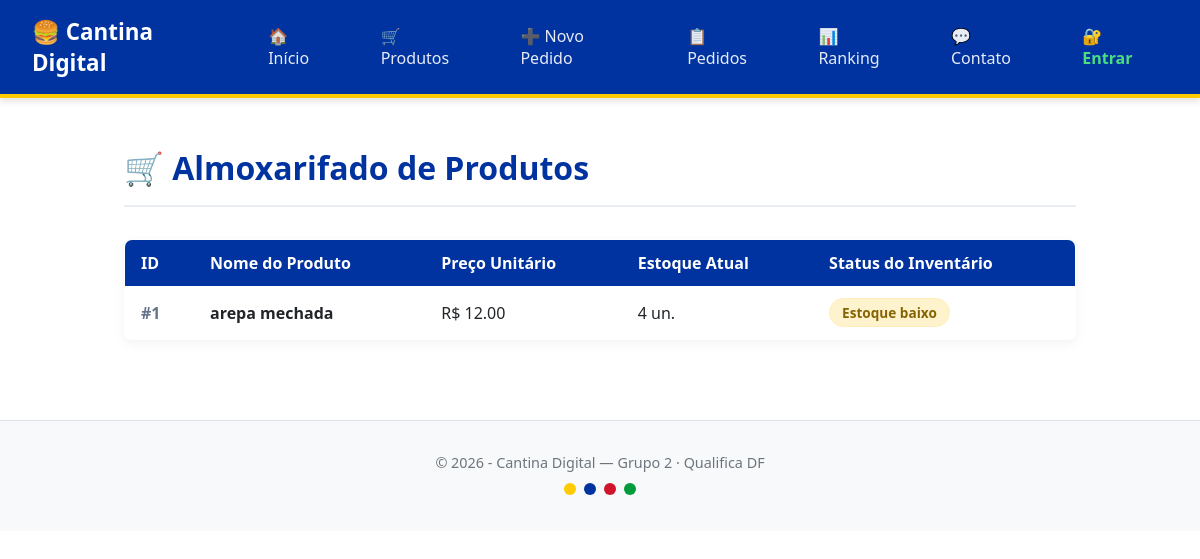
/produtos, run on the app's committed database.
### tables this page shows
CREATE TABLE produtos (
            id      INTEGER PRIMARY KEY AUTOINCREMENT,
            nome    TEXT NOT NULL,
            preco   REAL NOT NULL,
            estoque INTEGER NOT NULL DEFAULT 0
        );

### app.py (the view)
@app.route("/produtos")
def listar_produtos():
    con = conectar()
    cur = con.cursor()
    produtos = cur.execute(
        "SELECT * FROM produtos ORDER BY nome"
    ).fetchall()
    con.close()
    return render_template("produtos.html", produtos=produtos)

### banco.py (called while the page is built)
def conectar():
    return sqlite3.connect("cantina.db")

### templates/produtos.html (shortened to what this page needs)
{% extends "base.html" %}
{% block conteudo %}
<div class="produtos-header">
    <h1>🛒 Almoxarifado de Produtos</h1>
</div>
{% if produtos %}
    <table>
        <thead>
            <tr>
                <th>ID</th>
                <th>Nome do Produto</th>
                <th>Preço Unitário</th>
                <th>Estoque Atual</th>
                <th>Status do Inventário</th>
            </tr>
        </thead>
        <tbody>
            {% for p in produtos %}
                <tr>
                    <td style="color: #64748b; font-weight: bold;">#{{ p[0] }}</td>
                    <td><strong>{{ p[1] }}</strong></td>
                    <td>R$ {{ "%.2f"|format(p[2]) }}</td>
                    <td>{{ p[3] }} un.</td>
                    <td>
                        {% if p[3] == 0 %}
                            <span class="badge vermelho">Sem estoque</span>
                        {% elif p[3] < 5 %}
                            <span class="badge amarelo">Estoque baixo</span>
                        {% else %}
                            <span class="badge verde">Disponível (OK)</span>
                        {% endif %}
                    </td>
                </tr>
            {% endfor %}
        </tbody>
    </table>
{% else %}
    <div class="sem-produtos">
        <p>Nenhum produto foi cadastrado até o momento. {% if session.get('admin') %}Clique em <strong>Cadastrar Produto</strong> para abastecer a cantina!{% else %}Por favor, aguarde o administrador abastecer a cantina. 😊{% endif %}</p>
    </div>
{% endif %}
{% endblock %}

### templates/base.html (style rules this page uses)
:root { --azul-predominante: #0033a0; --verde-brasil: #009b3a; --amarelo-uniao: #fecb00; --vermelho-venezuela: #cf142b; --fundo-branco: #ffffff; --fundo-cinza-claro: #f8f9fa; --texto-escuro: #212529; }
* { box-sizing: border-box; margin: 0; padding: 0; }
body { font-family: 'Segoe UI', Tahoma, Geneva, Verdana, sans-serif; background-color: var(--fundo-branco); color: var(--texto-escuro); }
table { width: 100%; border-collapse: collapse; background: var(--fundo-branco); border-radius: 8px; overflow: hidden; margin-top: 1.5rem; box-shadow: 0 4px 12px rgba(0,0,0,0.05); border: 1px solid #e2e8f0; }
th { background-color: var(--azul-predominante); color: white; padding: 0.75rem 1rem; text-align: left; }
td { padding: 0.75rem 1rem; border-bottom: 1px solid #e2e8f0; }
.badge { padding: 0.25rem 0.75rem; border-radius: 20px; font-size: 0.85rem; font-weight: bold; display: inline-block; }
.badge.amarelo { background: #fff3cd; color: #856404; border: 1px solid #ffeeba; }

### templates/produtos.html (style rules this page uses)
.produtos-header { display: flex; justify-content: space-between; align-items: center; margin-bottom: 2rem; border-bottom: 2px solid #eaedf1; padding-bottom: 1rem; }
.produtos-header h1 { color: var(--azul-predominante); font-size: 2rem; margin: 0; }

### data on the page
produtos: id "1", nome "arepa mechada", preco "12.00", estoque "4", shows "Estoque baixo"
